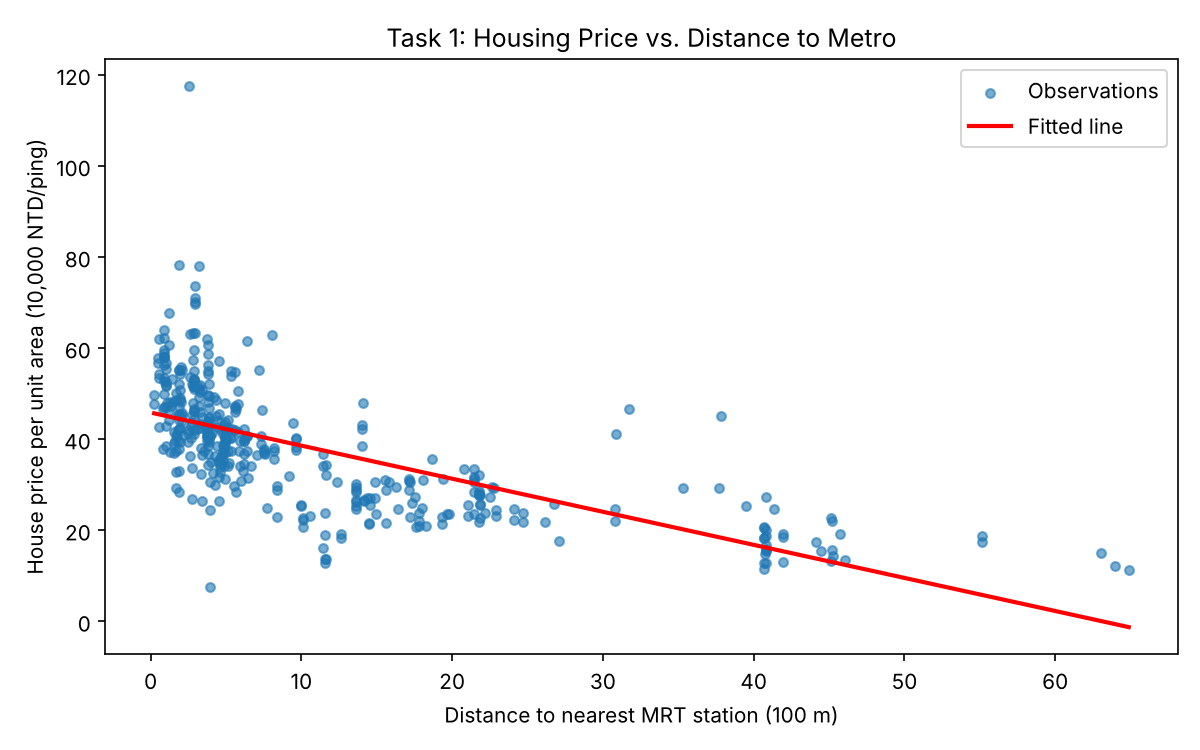

Python code for this plot:
import matplotlib
import io
matplotlib.use("Agg")
import matplotlib.pyplot as plt
import pandas as pd
from sklearn.linear_model import LinearRegression

homes = pd.read_csv("real_estate.csv")
homes["distance_100m"] = homes["X3 distance to the nearest MRT station"] / 100
X = homes[["distance_100m"]]
y = homes["Y house price of unit area"]
print("Rows:", len(homes))

# (a) Fit on all 414 rows
model = LinearRegression().fit(X, y)
print(f"Slope (price units per 100 m): {model.coef_[0]:.4f}")
print(f"Intercept: {model.intercept_:.4f}")

# (b) Predict at 500 m (distance_100m = 5)
new_home = pd.DataFrame({"distance_100m": [5]})
pred = model.predict(new_home)[0]
print(f"Predicted price per unit area at 500 m: {pred:.2f}")

# (c) Plot observations and fitted line
xs = pd.DataFrame({"distance_100m": [X["distance_100m"].min(), X["distance_100m"].max()]})
plt.figure(figsize=(8, 5))
plt.scatter(X["distance_100m"], y, s=18, alpha=0.6, label="Observations")
plt.plot(xs["distance_100m"], model.predict(xs), color="red", linewidth=2, label="Fitted line")
plt.xlabel("Distance to nearest MRT station (100 m)")
plt.ylabel("House price per unit area (10,000 NTD/ping)")
plt.title("Task 1: Housing Price vs. Distance to Metro")
plt.legend()
plt.tight_layout()

buf = io.BytesIO()
plt.savefig(buf, format="png", dpi=150)
with open("task1_housing.png", "wb") as f:
    f.write(buf.getvalue())
